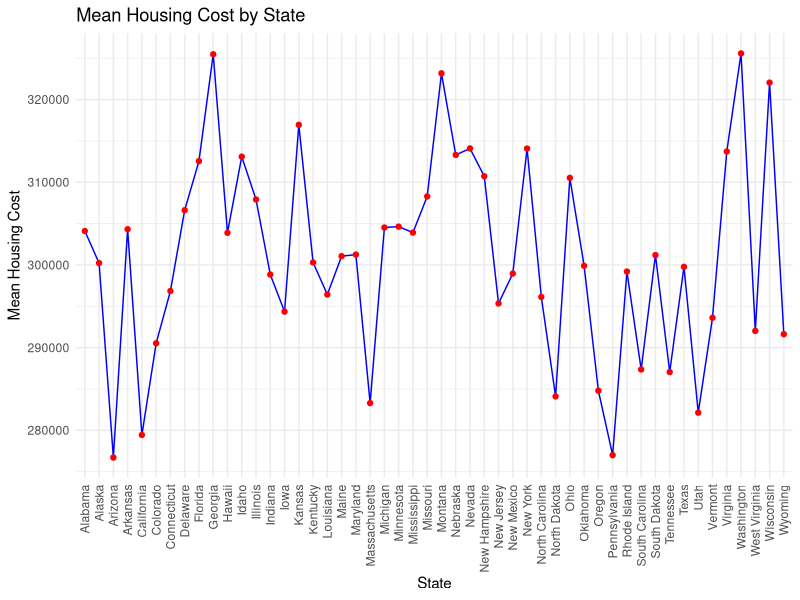
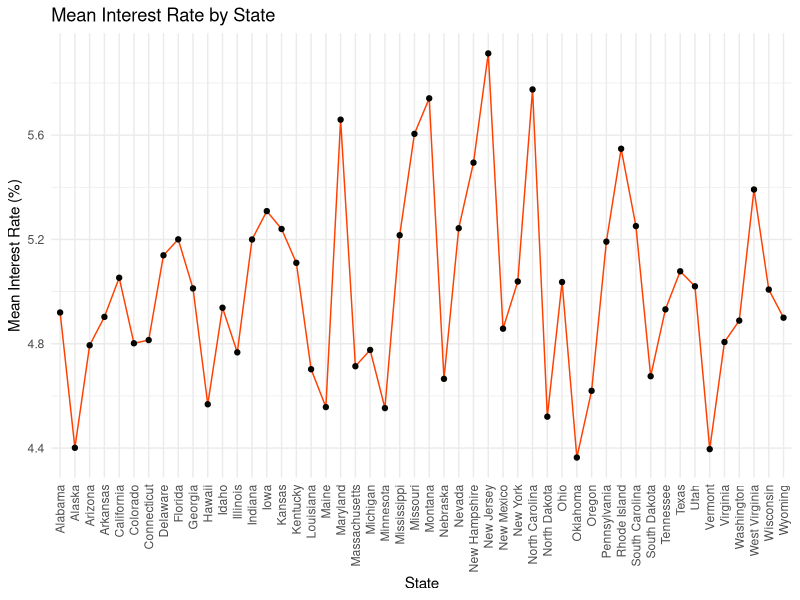

Write the R code that produced these figures, in order.

# Load necessary library
library(ggplot2)

# Set seed for reproducibility
set.seed(123)

# Generate sample data
states <- state.name
n_states <- length(states)
n <- 1000  # Number of observations

# Generate random housing costs
housing_costs <- rnorm(n, mean = 300000, sd = 50000)

# Generate random interest rates (e.g., between 2% and 8%)
interest_rates <- runif(n, min = 2, max = 8)

# Assign each cost and interest rate to a random state
df <- data.frame(
  State = sample(states, n, replace = TRUE),
  HousingCost = housing_costs,
  InterestRate = interest_rates
)

# Display first few rows of the dataset
head(df)

# Calculate mean housing cost and mean interest rate per state
mean_data <- aggregate(cbind(HousingCost, InterestRate) ~ State, data = df, mean)

# Create the line plot for mean housing cost
plot_cost <- ggplot(mean_data, aes(x = State, y = HousingCost, group = 1)) +
  geom_line(color = "blue") +
  geom_point(color = "red") +
  theme_minimal() +
  labs(title = "Mean Housing Cost by State", x = "State", y = "Mean Housing Cost") +
  theme(axis.text.x = element_text(angle = 90, vjust = 0.5, hjust = 1))

# Create the line plot for mean interest rate
plot_interest <- ggplot(mean_data, aes(x = State, y = InterestRate, group = 1)) +
  geom_line(color = "#ff4000") +
  geom_point(color = "#040401") +
  theme_minimal() +
  labs(title = "Mean Interest Rate by State", x = "State", y = "Mean Interest Rate (%)") +
  theme(axis.text.x = element_text(angle = 90, vjust = 0.5, hjust = 1))

# Display the plots
print(plot_cost)
print(plot_interest)
